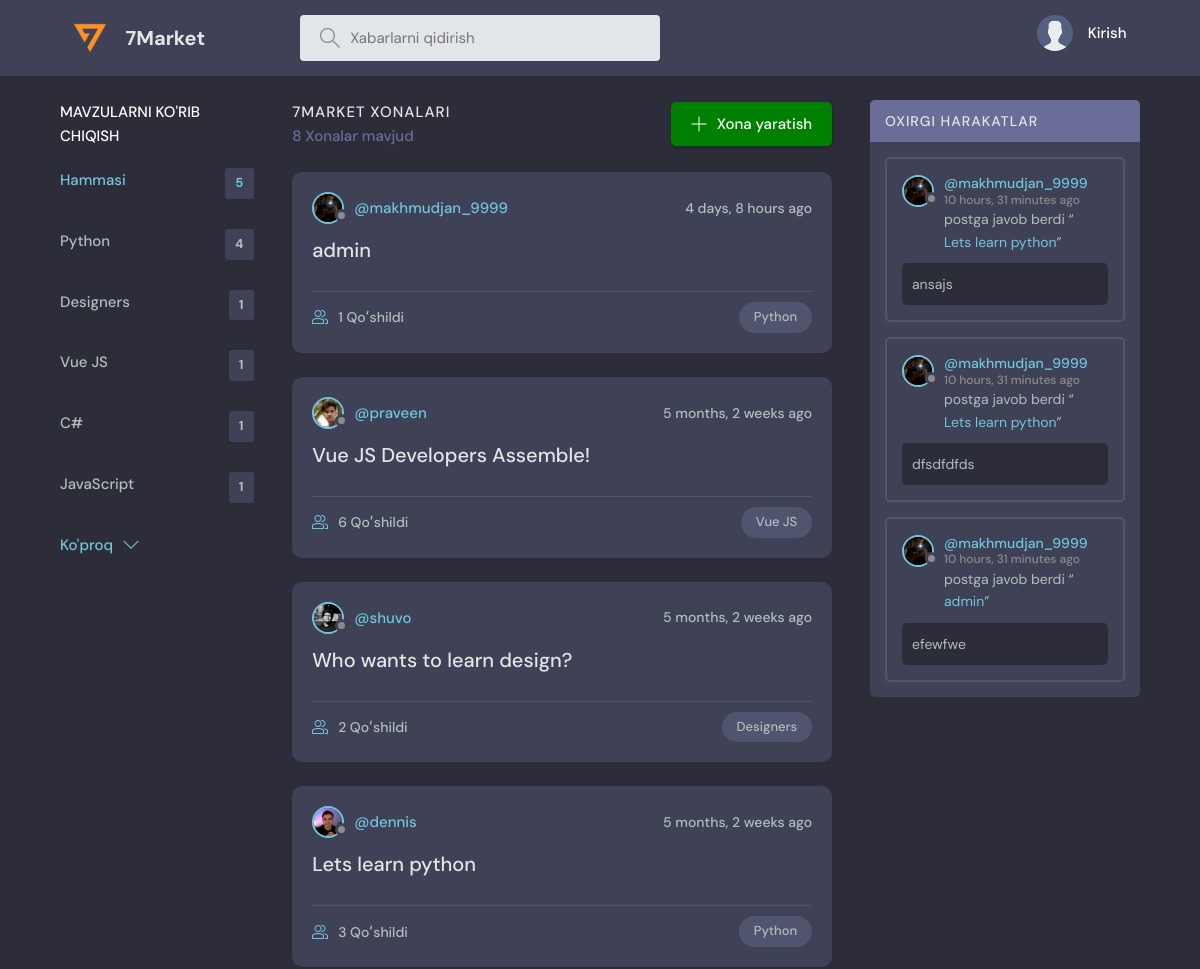
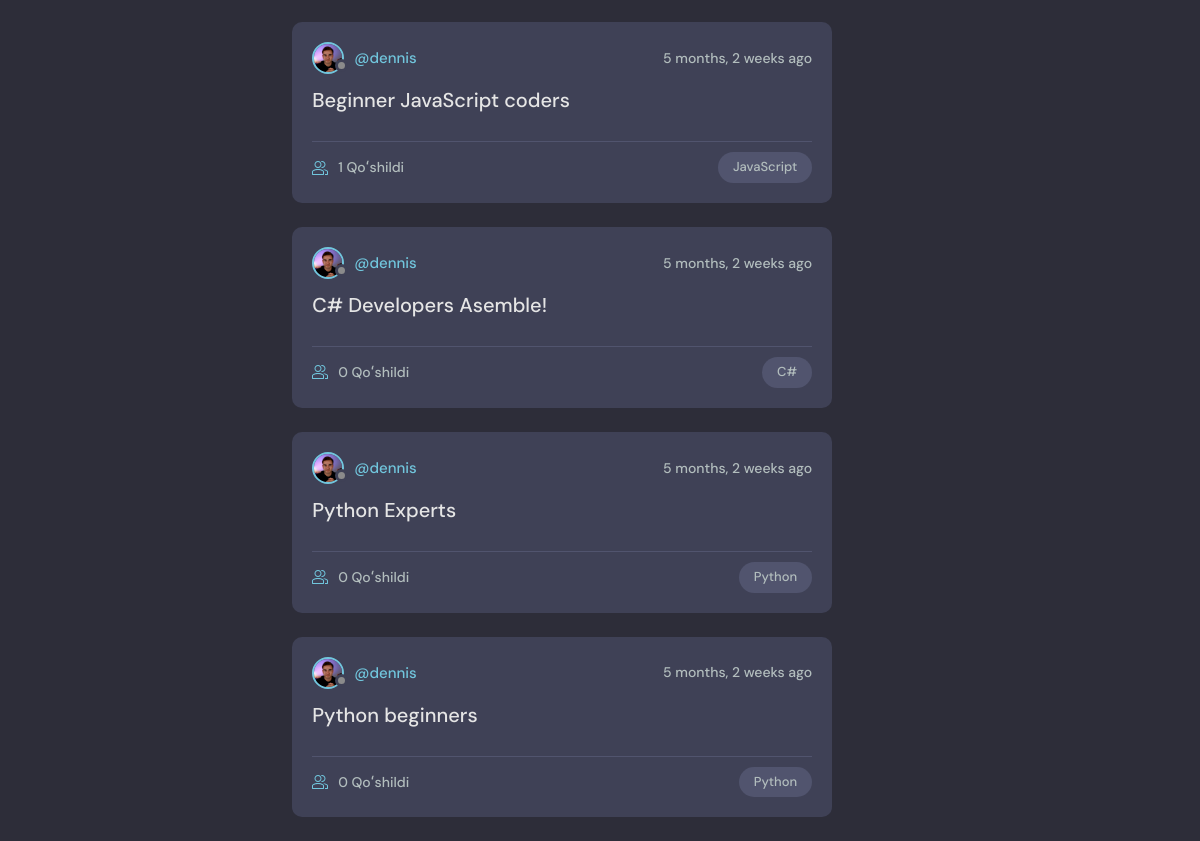
The page / on the database its author committed (2 pictures, top to bottom).
### base/models.py (models this page shows, shortened)
class Topic(models.Model):
    name = models.CharField(max_length=200)

class Room(models.Model):
    host = models.ForeignKey(User, on_delete=models.SET_NULL, null=True)
    topic = models.ForeignKey(Topic, on_delete=models.SET_NULL, null=True)
    name = models.CharField(max_length=200)
    description = models.TextField(null=True, blank=True)
    participants = models.ManyToManyField(
        User, related_name='participants', blank=True)
    updated = models.DateTimeField(auto_now=True)
    created = models.DateTimeField(auto_now_add=True)
    class Meta:
        ordering = ['-updated', '-created']
    def __str__(self):
        return self.name

class User(AbstractUser):
    name = models.CharField(max_length=200, null=True)
    email = models.EmailField(unique=True, null=True)
    bio = models.TextField(null=True)
    avatar = models.ImageField(null=True, default="avatar.svg")
    USERNAME_FIELD = 'email'
    REQUIRED_FIELDS = []

class Message(models.Model):
    user = models.ForeignKey(User, on_delete=models.CASCADE)
    room = models.ForeignKey(Room, on_delete=models.CASCADE)
    body = models.TextField()
    updated = models.DateTimeField(auto_now=True)
    created = models.DateTimeField(auto_now_add=True)
    class Meta:
        ordering = ['-updated', '-created']

### base/views.py (the view)
# urls.py: path('', views.home, name="home"),
def home(request):
    q = request.GET.get('q') if request.GET.get('q') != None else ''
    rooms = Room.objects.filter(
        Q(topic__name__icontains=q) |
        Q(name__icontains=q) |
        Q(description__icontains=q)
    )
    topics = Topic.objects.all()[0:5]
    room_count = rooms.count()
    room_messages = Message.objects.filter(
        Q(room__topic__name__icontains=q))[0:3]
    context = {'rooms': rooms, 'topics': topics,
               'room_count': room_count, 'room_messages': room_messages}
    return render(request, 'base/home.html', context)

### base/templates/base/home.html (shortened to what this page needs)
{% extends 'main.html' %}
{% block content %}
<main class="layout layout--3">
  <div class="container">
    {% include 'base/topics_component.html' %}
    <div class="roomList">
      <div class="roomList__header">
        <div>
          <h2>7Market Xonalari</h2>
          <p>{{room_count}} Xonalar mavjud</p>
        </div>
        <a class="btn btn--main" href="{% url 'create-room' %}">
          <svg version="1.1" xmlns="http://www.w3.org/2000/svg" width="32" height="32" viewBox="0 0 32 32">
            <title>qo'shish</title>
            <path
              d="M16.943 0.943h-1.885v14.115h-14.115v1.885h14.115v14.115h1.885v-14.115h14.115v-1.885h-14.115v-14.115z">
            </path>
          </svg>
          Xona yaratish
        </a>
      </div>
      {% include 'base/feed_component.html' %}
    </div>
    {% include 'base/activity_component.html' %}
  </div>
</main>
{% endblock %}

### base/templates/base/topics_component.html
<div class="topics">
    <div class="topics__header">
        <h2>Mavzularni ko'rib chiqish</h2>
    </div>
    <ul class="topics__list">
        <li>
            <a href="{% url 'home' %}" class="active">Hammasi <span>{{topics.count}}</span></a>
        </li>
        {% for topic in topics %}
        <li>
            <a href="{% url 'home' %}?q={{topic.name}}">{{topic.name}}<span>{{topic.room_set.all.count}}</span></a>
        </li>
        {% endfor %}
    </ul>
    <a class="btn btn--link" href="{% url 'topics' %}">
        Ko'proq
        <svg version="1.1" xmlns="http://www.w3.org/2000/svg" width="32" height="32" viewBox="0 0 32 32">
            <title>chevron pastga</title>
            <path d="M16 21l-13-13h-3l16 16 16-16h-3l-13 13z"></path>
        </svg>
    </a>
</div>

### base/templates/base/feed_component.html (shortened to what this page needs)
{% for room in rooms %}
<div class="roomListRoom">
    <div class="roomListRoom__header">
        <a href="{% url 'user-profile' room.host.id %}" class="roomListRoom__author">
            <div class="avatar avatar--small">
                <img src="{{room.host.avatar.url}}" />
            </div>
            <span>@{{room.host.username}}</span>
        </a>
        <div class="roomListRoom__actions">
            <span>{{room.created|timesince}} ago</span>
        </div>
    </div>
    <div class="roomListRoom__content">
        <a href="{% url 'room' room.id %}">{{room.name}}</a>
    </div>
    <div class="roomListRoom__meta">
        <a href="{% url 'room' room.id %}" class="roomListRoom__joined">
            {{room.participants.all.count}} Qoʻshildi
        </a>
        <p class="roomListRoom__topic">{{room.topic.name}}</p>
    </div>
</div>
{% endfor %}

### base/templates/base/activity_component.html (shortened to what this page needs)
<div class="activities">
    <div class="activities__header">
        <h2>Oxirgi harakatlar</h2>
    </div>
    {% for message in room_messages %}
    <div class="activities__box">
        <div class="activities__boxHeader roomListRoom__header">
            <a href="{% url 'user-profile' message.user.id %}" class="roomListRoom__author">
                <div class="avatar avatar--small">
                    <img src="{{message.user.avatar.url}}" />
                </div>
                <p>
                    @{{message.user.username}}
                    <span>{{message.created|timesince}} ago</span>
                </p>
            </a>
        </div>
        <div class="activities__boxContent">
            <p>postga javob berdi “<a href="{% url 'room' message.room.id %}">{{message.room}}</a>”</p>
            <div class="activities__boxRoomContent">{{message.body}}</div>
        </div>
    </div>
    {% endfor %}
</div>

### rows shown on the page
Topic: name "Python", room_set.all.count "4"
Topic: name "Designers", room_set.all.count "1"
Topic: name "Vue JS", room_set.all.count "1"
Topic: name "C#", room_set.all.count "1"
Topic: name "JavaScript", room_set.all.count "1"
Room: host.avatar (picture), host.username "makhmudjan_9999", created "4 days, 8 hours", name "admin", participants.all.count "1", topic.name "Python"
Room: host.avatar (picture), host.username "praveen", created "5 months, 2 weeks", name "Vue JS Developers Assemble!", participants.all.count "6", topic.name "Vue JS"
Room: host.avatar (picture), host.username "shuvo", created "5 months, 2 weeks", name "Who wants to learn design?", participants.all.count "2", topic.name "Designers"
Room: host.avatar (picture), host.username "dennis", created "5 months, 2 weeks", name "Lets learn python", participants.all.count "3", topic.name "Python"
Room: host.avatar (picture), host.username "dennis", created "5 months, 2 weeks", name "Beginner JavaScript coders", participants.all.count "1", topic.name "JavaScript"
Room: host.avatar (picture), host.username "dennis", created "5 months, 2 weeks", name "C# Developers Asemble!", participants.all.count "0", topic.name "C#"
Room: host.avatar (picture), host.username "dennis", created "5 months, 2 weeks", name "Python Experts", participants.all.count "0", topic.name "Python"
Room: host.avatar (picture), host.username "dennis", created "5 months, 2 weeks", name "Python beginners", participants.all.count "0", topic.name "Python"
Message: user.avatar (picture), user.username "makhmudjan_9999", created "10 hours, 31 minutes", room "Lets learn python", body "ansajs"
Message: user.avatar (picture), user.username "makhmudjan_9999", created "10 hours, 31 minutes", room "Lets learn python", body "dfsdfdfds"
Message: user.avatar (picture), user.username "makhmudjan_9999", created "10 hours, 31 minutes", room "admin", body "efewfwe"

### other values the page prints
{{ topics.count }} "5"
{{ room_count }} "8"
